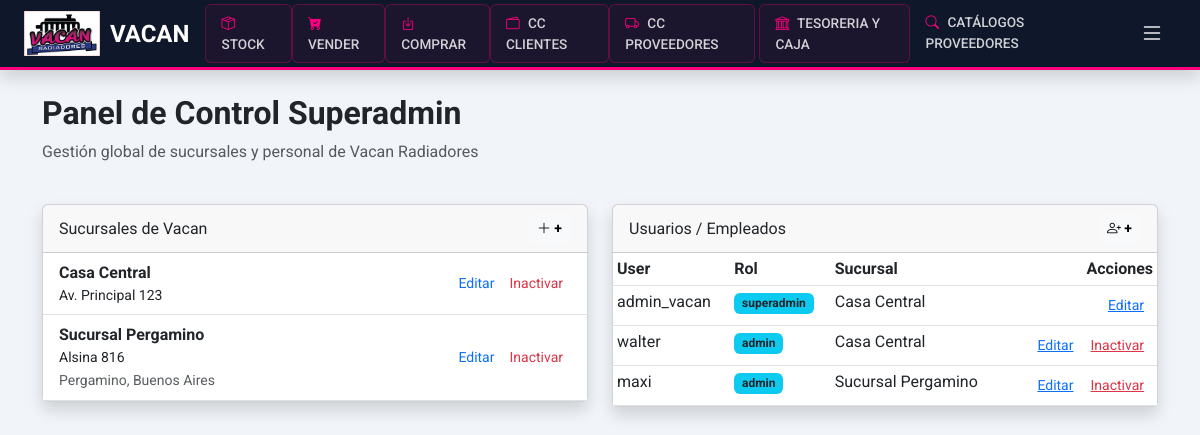
The app's page /admin/dashboard (signed in) with its own data.
### app/models.py (models this page shows)
class Sucursal(db.Model):
    id = db.Column(db.Integer, primary_key=True)
    nombre = db.Column(db.String(100), nullable=False)
    cuit = db.Column(db.String(20))
    direccion = db.Column(db.String(200))
    localidad = db.Column(db.String(100))
    provincia = db.Column(db.String(100))
    celular = db.Column(db.String(20))
    celular_alternativo = db.Column(db.String(20))
    activo = db.Column(db.Boolean, default=True)
    empresa_id = db.Column(db.Integer, db.ForeignKey('empresa.id'))
    empresa = db.relationship('Empresa', back_populates='sucursales')
    usuarios = db.relationship('Usuario', back_populates='sucursal')
    ventas = db.relationship('Venta', back_populates='sucursal')
    stock_items = db.relationship('Repuesto', back_populates='sucursal') # Nombre único para stock
    cajas = db.relationship('Caja', back_populates='sucursal')

class Usuario(UserMixin, db.Model):
    id = db.Column(db.Integer, primary_key=True)
    username = db.Column(db.String(80), unique=True, nullable=False)
    password_hash = db.Column(db.String(200))
    rol = db.Column(db.String(20), default='vendedor')
    activo = db.Column(db.Boolean, default=True)
    sucursal_id = db.Column(db.Integer, db.ForeignKey('sucursal.id'))
    sucursal = db.relationship('Sucursal', back_populates='usuarios')
    ventas = db.relationship('Venta', back_populates='usuario')
    ajustes_precios = db.relationship('HistorialPrecio', back_populates='usuario')
    cierres_realizados = db.relationship('CierreCaja', back_populates='usuario_rel')

### app/routes/admin.py (the view)
    def wrap(*args, **kwargs):
        if current_user.rol != 'superadmin':
            flash("Acceso denegado: Se requieren permisos de Superadmin", "danger")
            return redirect(url_for('inventory.index'))
        return f(*args, **kwargs)

### app/__init__.py (called while the page is built)
def create_app():
    app = Flask(__name__)
    app.config.from_object(Config)
    db.init_app(app)
    migrate.init_app(app, db, render_as_batch=True)
    login_manager.init_app(app)
    login_manager.login_view = 'auth.login'
    login_manager.login_message = "Por favor, inicia sesión para acceder al sistema Vacan."
    login_manager.login_message_category = "info"
    from .models import Usuario
    @login_manager.user_loader
    def load_user(user_id):
        return Usuario.query.get(int(user_id))
    from .routes.main import main_bp
    from .routes.inventory import inventory_bp
    from .routes.auth import auth_bp
    from .routes.admin import admin_bp
    app.register_blueprint(main_bp)
    app.register_blueprint(inventory_bp)
    app.register_blueprint(auth_bp)
    app.register_blueprint(admin_bp)
    return app

### app/routes/admin.py (called while the page is built)
def superadmin_required(f):
    def wrap(*args, **kwargs):
        if current_user.rol != 'superadmin':
            flash("Acceso denegado: Se requieren permisos de Superadmin", "danger")
            return redirect(url_for('inventory.index'))
        return f(*args, **kwargs)
    wrap.__name__ = f.__name__
    return wrap

@admin_bp.route('/dashboard')
@login_required
@superadmin_required
def dashboard():
    empresas = Empresa.query.all()
    sucursales = Sucursal.query.all()
    usuarios = Usuario.query.all()
    return render_template('admin/dashboard.html', empresas=empresas, sucursales=sucursales, usuarios=usuarios)

### app/templates/admin/dashboard.html (shortened to what this page needs)
{% extends 'base.html' %}
{% block content %}
<div class="row">
    <div class="col-12 mb-4">
        <h2 class="fw-bold"><span class="text-pink">Panel</span> de Control Superadmin</h2>
        <p class="text-muted">Gestión global de sucursales y personal de Vacan Radiadores</p>
    </div>
    <div class="col-md-6 mb-4">
        <div class="card shadow">
            <div class="card-header card-header-vacan d-flex justify-content-between align-items-center">
                <span>Sucursales de Vacan</span>
                <button class="btn btn-sm btn-light fw-bold" data-bs-toggle="modal" data-bs-target="#modalSucursal">
                    <i class="bi bi-plus-lg"></i> +
                </button>
            </div>
            <ul class="list-group list-group-flush">
                {% for s in sucursales %}
                <li class="list-group-item d-flex justify-content-between align-items-center {{ 'bg-light text-muted' if not s.activo }}">
                    <div>
                        <strong class="{{ 'text-decoration-line-through' if not s.activo }}">{{ s.nombre }}</strong>
                        <br><small class="d-block text-dark">{{ s.direccion }}</small>
                        <small class="text-muted">
                            {% if s.localidad %}{{ s.localidad }}{% endif %}{% if s.provincia %}, {{ s.provincia }}{% endif %}
                        </small>
                    </div>
                    <div class="btn-group">
                        <button class="btn btn-sm btn-outline-primary border-0" data-bs-toggle="modal" data-bs-target="#editSucursal{{ s.id }}">
                            Editar
                        </button>
                        <a href="{{ url_for('admin.toggle_sucursal', id=s.id) }}"
                           class="btn btn-sm {{ 'btn-outline-success' if not s.activo else 'btn-outline-danger' }} border-0">
                            {{ 'Activar' if not s.activo else 'Inactivar' }}
                        </a>
                    </div>
                </li>
                {% endfor %}
            </ul>
        </div>
    </div>
    <div class="col-md-6 mb-4">
        <div class="card shadow">
            <div class="card-header card-header-vacan d-flex justify-content-between align-items-center">
                <span>Usuarios / Empleados</span>
                <button class="btn btn-sm btn-light fw-bold" data-bs-toggle="modal" data-bs-target="#modalUsuario">
                    <i class="bi bi-person-plus"></i> +
                </button>
            </div>
            <div class="table-responsive">
                <table class="table table-sm mb-0">
                    <thead>
                        <tr>
                            <th>User</th>
                            <th>Rol</th>
                            <th>Sucursal</th>
                            <th class="text-end">Acciones</th>
                        </tr>
                    </thead>
                    <tbody>
                        {% for u in usuarios %}
                        <tr class="{{ 'table-light text-muted' if not u.activo }}">
                            <td>
                                <span class="{{ 'text-decoration-line-through' if not u.activo }}">{{ u.username }}</span>
                            </td>
                            <td><span class="badge bg-info text-dark">{{ u.rol }}</span></td>
                            <td>{{ u.sucursal.nombre if u.sucursal else 'Global' }}</td>
                            <td class="text-end">
                                <div class="btn-group">
                                    <button class="btn btn-sm btn-link text-primary" data-bs-toggle="modal" data-bs-target="#editUser{{ u.id }}">Editar</button>
                                    {% if u.id != current_user.id %}
                                    <a href="{{ url_for('admin.toggle_usuario', id=u.id) }}"
                                       class="btn btn-sm btn-link {{ 'text-success' if not u.activo else 'text-danger' }}">
                                        {{ 'Activar' if not u.activo else 'Inactivar' }}
                                    </a>
                                    {% endif %}
                                </div>
                            </td>
                        </tr>
                        {% endfor %}
                    </tbody>
                </table>
            </div>
        </div>
    </div>
</div>
{% endblock %}

### app/templates/base.html (style rules this page uses)
:root { --vacan-blue: #0f172a; --vacan-pink: #ff007f; --vacan-dark-hover: #1e293b; }
body { background-color: #f1f5f9; font-family: 'Roboto', sans-serif; padding-top: 70px; }

### records on screen
Sucursal: nombre "Casa Central", direccion "Av. Principal 123", activo "Inactivar"
Sucursal: nombre "Sucursal Pergamino", direccion "Alsina 816", localidad "Pergamino", provincia "Buenos Aires", activo "Inactivar"
Usuario: username "admin_vacan", rol "superadmin", sucursal "Casa Central"
Usuario: username "walter", rol "admin", sucursal "Casa Central", activo "Inactivar"
Usuario: username "maxi", rol "admin", sucursal "Sucursal Pergamino", activo "Inactivar"
